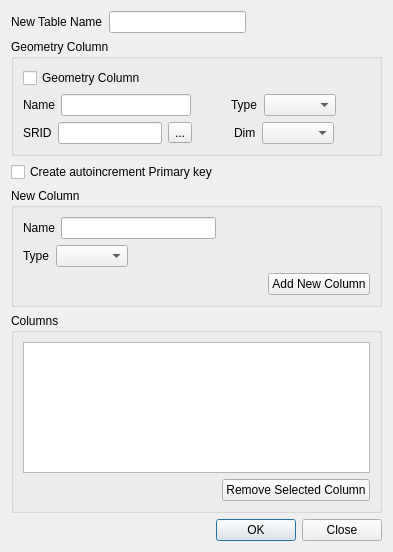
<?xml version="1.0" encoding="UTF-8"?>
<ui version="4.0">
 <class>NewTable</class>
 <widget class="QDialog" name="NewTable">
  <property name="geometry">
   <rect>
    <x>0</x>
    <y>0</y>
    <width>393</width>
    <height>552</height>
   </rect>
  </property>
  <property name="windowTitle">
   <string>Dialog</string>
  </property>
  <layout class="QVBoxLayout" name="verticalLayout_4">
   <item>
    <layout class="QHBoxLayout" name="horizontalLayout_4">
     <item>
      <widget class="QLabel" name="label">
       <property name="text">
        <string>New Table Name</string>
       </property>
      </widget>
     </item>
     <item>
      <widget class="QLineEdit" name="name"/>
     </item>
     <item>
      <spacer name="horizontalSpacer_4">
       <property name="orientation">
        <enum>Qt::Horizontal</enum>
       </property>
       <property name="sizeHint" stdset="0">
        <size>
         <width>40</width>
         <height>20</height>
        </size>
       </property>
      </spacer>
     </item>
    </layout>
   </item>
   <item>
    <widget class="QGroupBox" name="groupBox">
     <property name="title">
      <string>Geometry Column</string>
     </property>
     <layout class="QVBoxLayout" name="verticalLayout">
      <item>
       <widget class="QCheckBox" name="geocol">
        <property name="text">
         <string>Geometry Column</string>
        </property>
       </widget>
      </item>
      <item>
       <layout class="QHBoxLayout" name="horizontalLayout_3">
        <item>
         <widget class="QLabel" name="label_2">
          <property name="text">
           <string>Name</string>
          </property>
         </widget>
        </item>
        <item>
         <widget class="QLineEdit" name="geoname">
          <property name="minimumSize">
           <size>
            <width>130</width>
            <height>0</height>
           </size>
          </property>
         </widget>
        </item>
        <item>
         <spacer name="horizontalSpacer">
          <property name="orientation">
           <enum>Qt::Horizontal</enum>
          </property>
          <property name="sizeHint" stdset="0">
           <size>
            <width>40</width>
            <height>20</height>
           </size>
          </property>
         </spacer>
        </item>
        <item>
         <widget class="QLabel" name="label_3">
          <property name="text">
           <string>Type</string>
          </property>
         </widget>
        </item>
        <item>
         <widget class="QComboBox" name="geotype"/>
        </item>
        <item>
         <spacer name="horizontalSpacer_2">
          <property name="orientation">
           <enum>Qt::Horizontal</enum>
          </property>
          <property name="sizeHint" stdset="0">
           <size>
            <width>40</width>
            <height>20</height>
           </size>
          </property>
         </spacer>
        </item>
       </layout>
      </item>
      <item>
       <layout class="QHBoxLayout" name="horizontalLayout">
        <item>
         <widget class="QLabel" name="label_4">
          <property name="text">
           <string>SRID</string>
          </property>
         </widget>
        </item>
        <item>
         <widget class="QLineEdit" name="geosrid"/>
        </item>
        <item>
         <widget class="QToolButton" name="browseSRID">
          <property name="text">
           <string>...</string>
          </property>
         </widget>
        </item>
        <item>
         <spacer name="horizontalSpacer_3">
          <property name="orientation">
           <enum>Qt::Horizontal</enum>
          </property>
          <property name="sizeHint" stdset="0">
           <size>
            <width>40</width>
            <height>20</height>
           </size>
          </property>
         </spacer>
        </item>
        <item>
         <widget class="QLabel" name="label_7">
          <property name="text">
           <string>Dim</string>
          </property>
         </widget>
        </item>
        <item>
         <widget class="QComboBox" name="dims"/>
        </item>
        <item>
         <spacer name="horizontalSpacer_9">
          <property name="orientation">
           <enum>Qt::Horizontal</enum>
          </property>
          <property name="sizeHint" stdset="0">
           <size>
            <width>40</width>
            <height>20</height>
           </size>
          </property>
         </spacer>
        </item>
       </layout>
      </item>
     </layout>
    </widget>
   </item>
   <item>
    <widget class="QCheckBox" name="pkey">
     <property name="text">
      <string>Create autoincrement Primary key</string>
     </property>
    </widget>
   </item>
   <item>
    <widget class="QGroupBox" name="groupBox_2">
     <property name="title">
      <string>New Column</string>
     </property>
     <layout class="QVBoxLayout" name="verticalLayout_2">
      <item>
       <layout class="QHBoxLayout" name="horizontalLayout_5">
        <item>
         <widget class="QLabel" name="label_5">
          <property name="text">
           <string>Name</string>
          </property>
         </widget>
        </item>
        <item>
         <widget class="QLineEdit" name="colname"/>
        </item>
        <item>
         <spacer name="horizontalSpacer_5">
          <property name="orientation">
           <enum>Qt::Horizontal</enum>
          </property>
          <property name="sizeHint" stdset="0">
           <size>
            <width>40</width>
            <height>20</height>
           </size>
          </property>
         </spacer>
        </item>
       </layout>
      </item>
      <item>
       <layout class="QHBoxLayout" name="horizontalLayout_6">
        <item>
         <widget class="QLabel" name="label_6">
          <property name="text">
           <string>Type</string>
          </property>
         </widget>
        </item>
        <item>
         <widget class="QComboBox" name="coltype"/>
        </item>
        <item>
         <spacer name="horizontalSpacer_6">
          <property name="orientation">
           <enum>Qt::Horizontal</enum>
          </property>
          <property name="sizeHint" stdset="0">
           <size>
            <width>40</width>
            <height>20</height>
           </size>
          </property>
         </spacer>
        </item>
       </layout>
      </item>
      <item>
       <layout class="QHBoxLayout" name="horizontalLayout_2">
        <item>
         <spacer name="horizontalSpacer_7">
          <property name="orientation">
           <enum>Qt::Horizontal</enum>
          </property>
          <property name="sizeHint" stdset="0">
           <size>
            <width>40</width>
            <height>20</height>
           </size>
          </property>
         </spacer>
        </item>
        <item>
         <widget class="QPushButton" name="add">
          <property name="text">
           <string>Add New Column</string>
          </property>
         </widget>
        </item>
       </layout>
      </item>
     </layout>
    </widget>
   </item>
   <item>
    <widget class="QGroupBox" name="groupBox_3">
     <property name="title">
      <string>Columns</string>
     </property>
     <layout class="QVBoxLayout" name="verticalLayout_3">
      <item>
       <widget class="QListView" name="columns">
        <property name="editTriggers">
         <set>QAbstractItemView::NoEditTriggers</set>
        </property>
       </widget>
      </item>
      <item>
       <layout class="QHBoxLayout" name="horizontalLayout_7">
        <item>
         <spacer name="horizontalSpacer_8">
          <property name="orientation">
           <enum>Qt::Horizontal</enum>
          </property>
          <property name="sizeHint" stdset="0">
           <size>
            <width>40</width>
            <height>20</height>
           </size>
          </property>
         </spacer>
        </item>
        <item>
         <widget class="QPushButton" name="remove">
          <property name="text">
           <string>Remove Selected Column</string>
          </property>
         </widget>
        </item>
       </layout>
      </item>
     </layout>
    </widget>
   </item>
   <item>
    <widget class="QDialogButtonBox" name="buttonBox">
     <property name="standardButtons">
      <set>QDialogButtonBox::Close|QDialogButtonBox::Ok</set>
     </property>
    </widget>
   </item>
  </layout>
 </widget>
 <resources/>
 <connections>
  <connection>
   <sender>buttonBox</sender>
   <signal>rejected()</signal>
   <receiver>NewTable</receiver>
   <slot>reject()</slot>
   <hints>
    <hint type="sourcelabel">
     <x>252</x>
     <y>542</y>
    </hint>
    <hint type="destinationlabel">
     <x>190</x>
     <y>480</y>
    </hint>
   </hints>
  </connection>
  <connection>
   <sender>buttonBox</sender>
   <signal>accepted()</signal>
   <receiver>NewTable</receiver>
   <slot>accept()</slot>
   <hints>
    <hint type="sourcelabel">
     <x>372</x>
     <y>542</y>
    </hint>
    <hint type="destinationlabel">
     <x>392</x>
     <y>480</y>
    </hint>
   </hints>
  </connection>
 </connections>
</ui>
